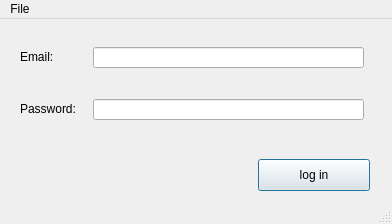
<?xml version="1.0" encoding="UTF-8"?>
<ui version="4.0">
 <class>wlogin</class>
 <widget class="QMainWindow" name="wlogin">
  <property name="geometry">
   <rect>
    <x>0</x>
    <y>0</y>
    <width>392</width>
    <height>224</height>
   </rect>
  </property>
  <property name="windowTitle">
   <string>wlogin</string>
  </property>
  <widget class="QWidget" name="centralwidget">
   <widget class="QPushButton" name="pushButton">
    <property name="geometry">
     <rect>
      <x>258</x>
      <y>140</y>
      <width>112</width>
      <height>32</height>
     </rect>
    </property>
    <property name="text">
     <string>log in</string>
    </property>
    <property name="autoDefault">
     <bool>true</bool>
    </property>
    <property name="default">
     <bool>true</bool>
    </property>
   </widget>
   <widget class="QLineEdit" name="temail">
    <property name="geometry">
     <rect>
      <x>93</x>
      <y>28</y>
      <width>271</width>
      <height>21</height>
     </rect>
    </property>
   </widget>
   <widget class="QLabel" name="lpassword">
    <property name="geometry">
     <rect>
      <x>20</x>
      <y>82</y>
      <width>141</width>
      <height>16</height>
     </rect>
    </property>
    <property name="text">
     <string>Password:</string>
    </property>
   </widget>
   <widget class="QLineEdit" name="tpassword">
    <property name="geometry">
     <rect>
      <x>93</x>
      <y>80</y>
      <width>271</width>
      <height>21</height>
     </rect>
    </property>
    <property name="echoMode">
     <enum>QLineEdit::Password</enum>
    </property>
   </widget>
   <widget class="QLabel" name="lemail">
    <property name="geometry">
     <rect>
      <x>20</x>
      <y>30</y>
      <width>141</width>
      <height>16</height>
     </rect>
    </property>
    <property name="text">
     <string>Email:</string>
    </property>
   </widget>
  </widget>
  <widget class="QMenuBar" name="menubar">
   <property name="geometry">
    <rect>
     <x>0</x>
     <y>0</y>
     <width>392</width>
     <height>22</height>
    </rect>
   </property>
   <widget class="QMenu" name="menuAbout">
    <property name="title">
     <string>File</string>
    </property>
    <addaction name="actionAbout"/>
   </widget>
   <addaction name="menuAbout"/>
  </widget>
  <widget class="QStatusBar" name="statusbar"/>
  <action name="actionAbout">
   <property name="text">
    <string>About</string>
   </property>
  </action>
 </widget>
 <resources/>
 <connections/>
</ui>
